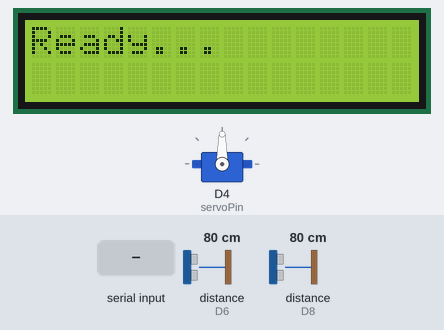
The sketch below on a simulated ESP8266 (NodeMCU). Shown: 16×2 character LCD, servo. Wiring (inferred from the names in the program): 2 × ultrasonic range finder: trigger D7, echo D8 / trigger D5, echo D6. The inputs (shaded band) are chosen by the test bench; at power-on: distance to the obstacle (sensors on D6, D8) 80 cm. The echo pulse lasts 58.3 µs per cm; what the sketch prints to the serial monitor is not drawn.

Above: at 1.2 s.
1.3 s: "1\n" received over Serial
At 2.5 s:
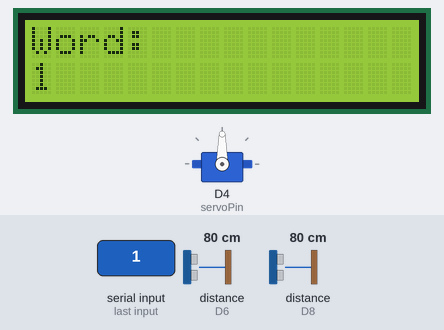
2.8 s: distance to the obstacle (sensor on D6) set to 18 cm
4.3 s: distance to the obstacle (sensor on D6) set to 14 cm
At 5.0 s:
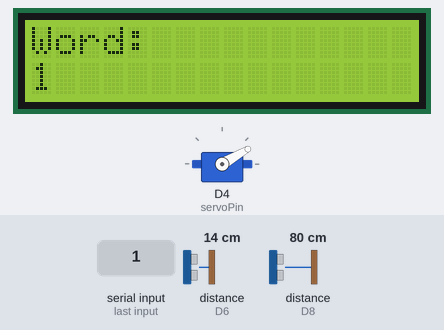
5.8 s: "NEXT\n" received over Serial
At 7.0 s:
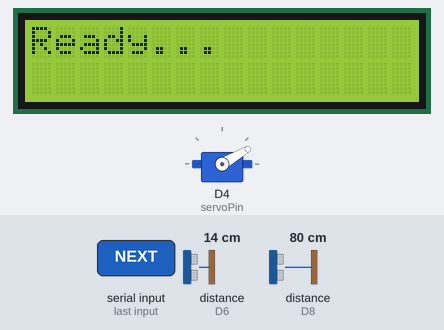
7.3 s: distance to the obstacle (sensor on D6) set to 35 cm
At 8.1 s:
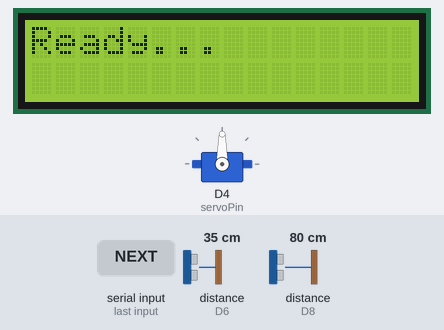
8.8 s: distance to the obstacle (sensor on D8) set to 17 cm
10.3 s: distance to the obstacle (sensor on D8) set to 13 cm
At 11.2 s:
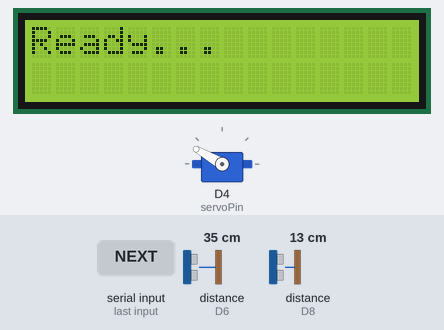
Timing chart, 0 to 12.8 s (numbered marks = the images above; inputs shaded):
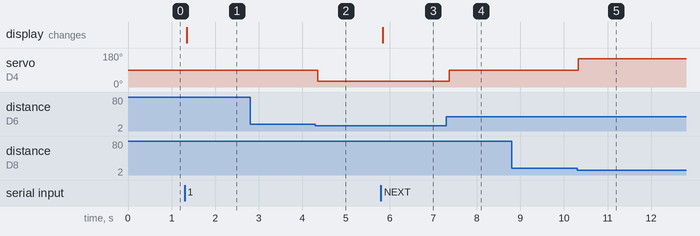

The sketch:

project_node.ino
```cpp
#include <Wire.h>
#include <LiquidCrystal_I2C.h>
#include <Servo.h>

// LCD setup
LiquidCrystal_I2C lcd(0x27, 16, 2);

// Servo
Servo servo;
int servoPin = D4;

// Ultrasonic sensor pins
const int trigLeft = D5;
const int echoLeft = D6;
const int trigRight = D7;
const int echoRight = D8;

// Word buffer
String incomingWord = "";

// Servo control states
int currentServoPos = 90;  // Track current servo position
bool objectDetectedBefore = false;  // Track previous detection state

void setup() {
  Serial.begin(9600);
  lcd.init();
  lcd.backlight();

  servo.attach(servoPin);
  servo.write(currentServoPos);  // Start at 90 degrees

  pinMode(trigLeft, OUTPUT);
  pinMode(echoLeft, INPUT);
  pinMode(trigRight, OUTPUT);
  pinMode(echoRight, INPUT);

  lcd.setCursor(0, 0);
  lcd.print("Ready...");
}

void loop() {
  // Read incoming word
  while (Serial.available() > 0) {
    char c = Serial.read();
    if (c == '\n') {
      if (incomingWord == "NEXT") {
        lcd.clear();
        lcd.setCursor(0, 0);
        lcd.print("Ready...");
      } else {
        lcd.clear();
        lcd.setCursor(0, 0);
        lcd.print("Word:");
        lcd.setCursor(0, 1);
        lcd.print(incomingWord);
      }
      incomingWord = "";
    } else {
      incomingWord += c;
    }
  }

  // Read distance from ultrasonic sensors
  long leftDist = getDistance(trigLeft, echoLeft);
  long rightDist = getDistance(trigRight, echoRight);

  // Print ultrasonic sensor values to serial monitor
  Serial.print("Left Trigger: ");
  Serial.print(digitalRead(trigLeft));
  Serial.print(", Left Echo: ");
  Serial.println(digitalRead(echoLeft));

  Serial.print("Right Trigger: ");
  Serial.print(digitalRead(trigRight));
  Serial.print(", Right Echo: ");
  Serial.println(digitalRead(echoRight));

  bool objectDetected = false;
  int targetServoPos = currentServoPos; // default: no change

  // Check detection
  if (leftDist < 15 && rightDist >= 15) {
    targetServoPos = 30;
    objectDetected = true;
  } else if (rightDist < 15 && leftDist >= 15) {
    targetServoPos = 150;
    objectDetected = true;
  } else {
    targetServoPos = 90;
    objectDetected = false;
  }

  // Move servo only when:
  // 1. Detection status changes (object detected or not)
  // 2. or target position is different
  if (objectDetected != objectDetectedBefore || currentServoPos != targetServoPos) {
    servo.write(targetServoPos);
    currentServoPos = targetServoPos;
    objectDetectedBefore = objectDetected;
    delay(300);  // Allow smooth movement
  }

  delay(50);  // Short delay for loop smoothness
}

long getDistance(int trigPin, int echoPin) {
  digitalWrite(trigPin, LOW);
  delayMicroseconds(2);
  digitalWrite(trigPin, HIGH);
  delayMicroseconds(10);
  digitalWrite(trigPin, LOW);
  long duration = pulseIn(echoPin, HIGH, 30000);  // Timeout after 30ms
  long distance = duration * 0.034 / 2;
  return distance;
}
```

Measured:
- the behaviour switches between 16 and 15 cm on distance to the obstacle (sensor on D6) (found by bisection; images 1 and 2)
- the behaviour switches between 16 and 15 cm on distance to the obstacle (sensor on D8) (found by bisection; images 4 and 5)
- after the input at 1.3 s, the display: changes after 0.05 s (image 1)
- after the input at 2.8 s, every drawn part: stays the same
- after the input at 4.3 s, servo on D4 (servoPin): 90° → 30° after 0.05 s
- after the input at 5.8 s, the display: changes at once (image 3)
- after the input at 7.3 s, servo on D4 (servoPin): 30° → 90° after 0.07 s
- after the input at 8.8 s, every drawn part: stays the same
- after the input at 10.3 s, servo on D4 (servoPin): 90° → 150° at once
